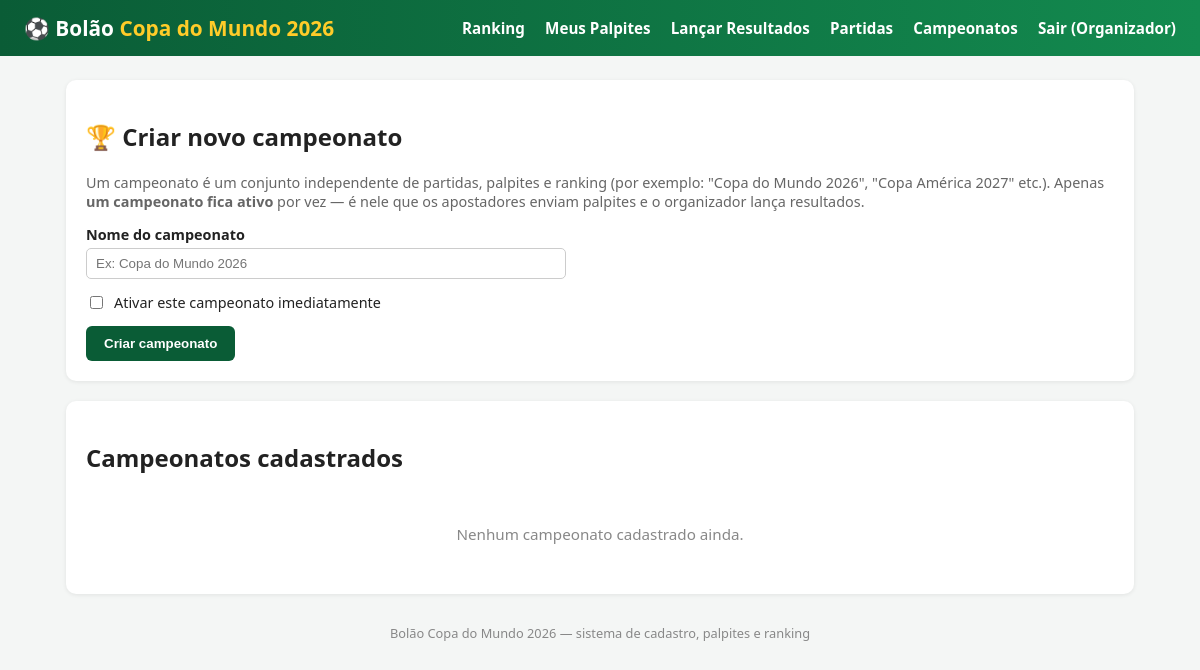
Page /admin/campeonatos (signed in) on the earlier database version.
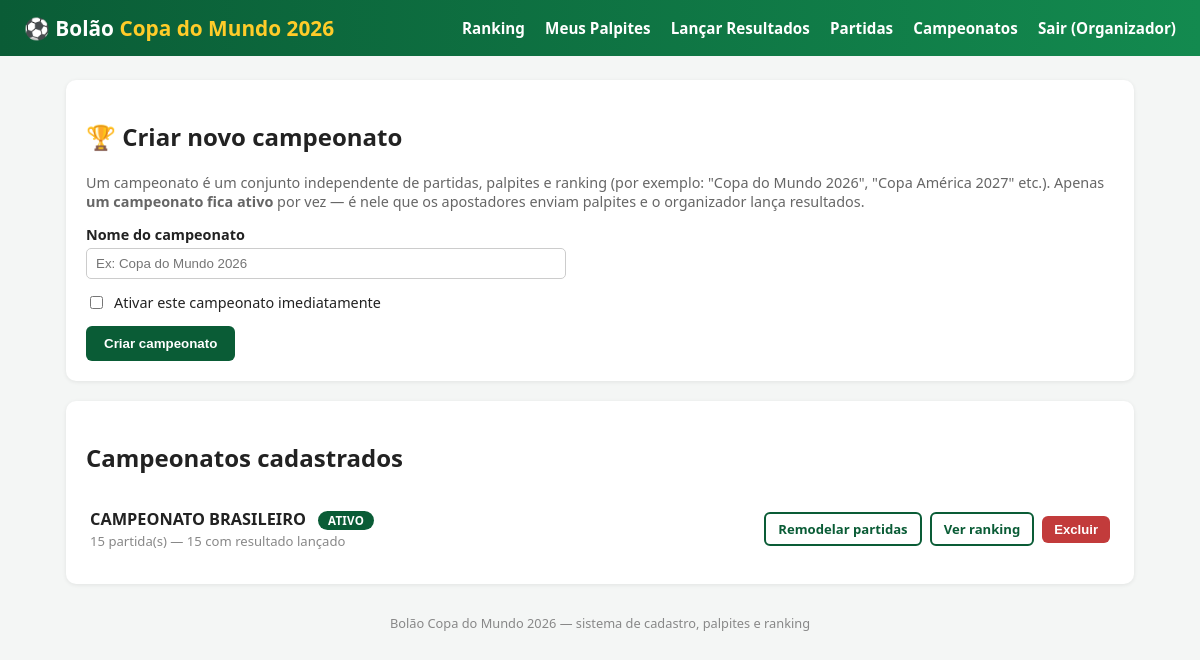
Same page on the later database version.
### tables this page shows
CREATE TABLE campeonatos (
            id INTEGER PRIMARY KEY AUTOINCREMENT,
            nome TEXT NOT NULL,
            ativo INTEGER NOT NULL DEFAULT 0,
            criado_em TEXT NOT NULL
        );

### app.py (the view, shortened to what this page needs)
@app.route("/admin/campeonatos", methods=["GET", "POST"])
@login_required
@admin_required
def admin_campeonatos():
    db = get_db()
    campeonatos = db.execute(
        """
        SELECT c.*,
               COUNT(j.id) AS qt_jogos,
               SUM(CASE WHEN j.gols_a IS NOT NULL THEN 1 ELSE 0 END) AS qt_finalizados
        FROM campeonatos c
        LEFT JOIN jogos j ON j.campeonato_id = c.id
        GROUP BY c.id
        ORDER BY c.criado_em DESC
        """
    ).fetchall()
    return render_template("admin_campeonatos.html", campeonatos=campeonatos)

### app.py (called while the page is built)
def get_db():
    if "db" not in g:
        g.db = sqlite3.connect(DB_PATH)
        g.db.row_factory = sqlite3.Row
        g.db.execute("PRAGMA foreign_keys = ON")
    return g.db

def login_required(view):
    @wraps(view)
    def wrapped(*args, **kwargs):
        if not session.get("usuario_id"):
            flash("Você precisa fazer login para continuar.", "warning")
            return redirect(url_for("login"))
        return view(*args, **kwargs)
    return wrapped

def admin_required(view):
    @wraps(view)
    def wrapped(*args, **kwargs):
        if not session.get("is_admin"):
            flash("Acesso restrito ao organizador do bolão.", "danger")
            return redirect(url_for("ranking"))
        return view(*args, **kwargs)
    return wrapped

@app.context_processor
def inject_user():
    return {
        "usuario_logado": session.get("usuario_nome"),
        "is_admin": session.get("is_admin", False),
    }

### templates/admin_campeonatos.html (shortened to what this page needs)
{% extends "base.html" %}
{% block content %}
<div class="card">
  <h2>🏆 Criar novo campeonato</h2>
  <p style="color:#666;font-size:0.9rem;">
    Um campeonato é um conjunto independente de partidas, palpites e ranking
    (por exemplo: "Copa do Mundo 2026", "Copa América 2027" etc.). Apenas
    <strong>um campeonato fica ativo</strong> por vez — é nele que os
    apostadores enviam palpites e o organizador lança resultados.
  </p>
  <form method="post" style="max-width:480px;">
    <div class="form-group">
      <label>Nome do campeonato</label>
      <input type="text" name="nome" placeholder="Ex: Copa do Mundo 2026" required>
    </div>
    <div class="form-group" style="display:flex;align-items:center;gap:8px;">
      <input type="checkbox" id="ativar" name="ativar" style="width:auto;">
      <label for="ativar" style="margin:0;font-weight:500;">Ativar este campeonato imediatamente</label>
    </div>
    <button class="btn" type="submit">Criar campeonato</button>
  </form>
</div>
<div class="card">
  <h2>Campeonatos cadastrados</h2>
  {% if not campeonatos %}
    <div class="empty-state">Nenhum campeonato cadastrado ainda.</div>
  {% else %}
    {% for c in campeonatos %}
      <div class="campeonato-item">
        <div>
          <span class="campeonato-nome">{{ c['nome'] }}</span>
          {% if c['ativo'] %}
            <span class="badge-ativo">ATIVO</span>
          {% else %}
            <span class="badge-inativo">inativo</span>
          {% endif %}
          <div class="campeonato-meta">
            {{ c['qt_jogos'] or 0 }} partida(s) — {{ c['qt_finalizados'] or 0 }} com resultado lançado
          </div>
        </div>
        <div class="toolbar">
          <a class="btn btn-sm btn-outline" style="text-decoration:none;"
             href="{{ url_for('admin_partidas', campeonato_id=c['id']) }}">Remodelar partidas</a>
          <a class="btn btn-sm btn-outline" style="text-decoration:none;"
             href="{{ url_for('ranking', campeonato_id=c['id']) }}">Ver ranking</a>
          <form method="post" class="inline-form"
                action="{{ url_for('admin_excluir_campeonato', campeonato_id=c['id']) }}"
                onsubmit="return confirm('Excluir o campeonato \'{{ c['nome'] }}\'? Isso apaga TODAS as partidas e palpites relacionados a ele, permanentemente.');">
            <button class="btn btn-sm btn-danger" type="submit">Excluir</button>
          </form>
        </div>
      </div>
    {% endfor %}
  {% endif %}
</div>
{% endblock %}

Differences in the rows shown:
added campeonatos: nome "CAMPEONATO BRASILEIRO", ativo "ATIVO", c "15"
Other differences:
text no longer shown: "Nenhum campeonato cadastrado ainda."
